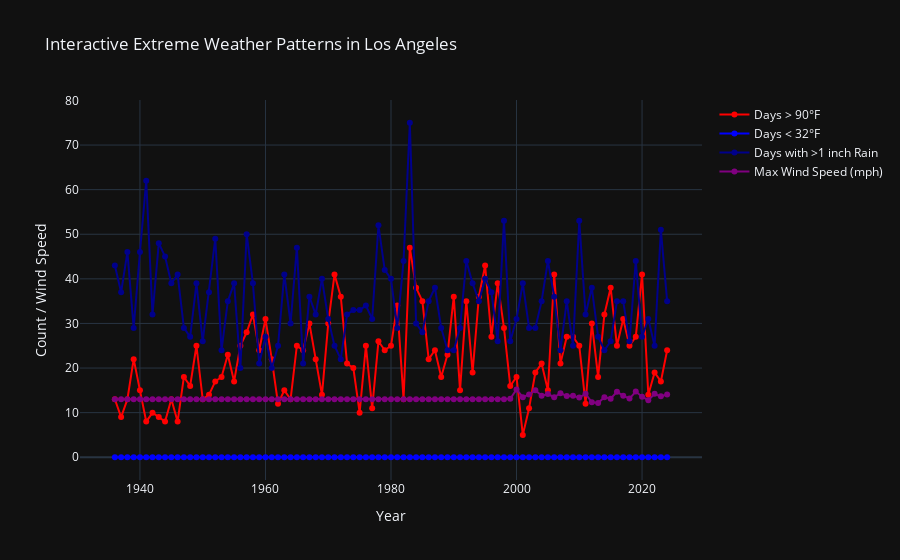

Notebook code for this chart:
### Markdown cell above
<a id="extreme-weather"></a>

<h2 style="background:#EDEAE3; padding:10px; border-radius:5px;">🌪 4. Extreme Weather Patterns Analysis</h2>

<p>Extreme weather events are key indicators of climate variability. This section examines the frequency and intensity of extreme conditions in Los Angeles, focusing on critical thresholds.</p>

### Key Metrics Analyzed:
- **Heatwaves**: Tracking the number of days above 90°F (<code>DX90</code>).  
- **Cold Events**: Identifying occurrences of temperatures below 32°F (<code>DX32</code>).  
- **Heavy Rain Events**: Analyzing days with over 1 inch of precipitation (<code>DP01</code>).  
- **Wind Speed Extremes**: Evaluating maximum wind speed patterns (<code>WSF2</code>).  

---

### Code cell
import plotly.graph_objects as go
import pandas as pd

# Compute yearly total number of days above 90°F (Heatwaves)
heatwave_trend = df.groupby("YEAR")["DX90"].sum().reset_index()

# Compute yearly total number of cold days below freezing (DX32)
cold_days_trend = df.groupby("YEAR")["DX32"].sum().reset_index()

# Compute yearly total number of heavy rain days (DP01)
heavy_rain_trend = df.groupby("YEAR")["DP01"].sum().reset_index()

# Compute yearly average of maximum wind speed (WSF2)
wind_speed_trend = df.groupby("YEAR")["WSF2"].mean().reset_index()

# Create Interactive Multi-Trend Chart
fig = go.Figure()

# Heatwave Trends
fig.add_trace(go.Scatter(x=heatwave_trend["YEAR"], y=heatwave_trend["DX90"],
                         mode="lines+markers", name="Days > 90°F", line=dict(color="red")))

# Cold Event Trends
fig.add_trace(go.Scatter(x=cold_days_trend["YEAR"], y=cold_days_trend["DX32"],
                         mode="lines+markers", name="Days < 32°F", line=dict(color="blue")))

# Heavy Rain Trends
fig.add_trace(go.Scatter(x=heavy_rain_trend["YEAR"], y=heavy_rain_trend["DP01"],
                         mode="lines+markers", name="Days with >1 inch Rain", line=dict(color="darkblue")))

# Wind Speed Trends (Now Properly Defined)
fig.add_trace(go.Scatter(x=wind_speed_trend["YEAR"], y=wind_speed_trend["WSF2"],
                         mode="lines+markers", name="Max Wind Speed (mph)", line=dict(color="purple")))

# Layout Settings
fig.update_layout(title="Interactive Extreme Weather Patterns in Los Angeles",
                  xaxis_title="Year", yaxis_title="Count / Wind Speed",
                  template="plotly_dark", hovermode="x")

# Show Interactive Plot
fig.show()

### Figure 1 — Plotly figure (JSON) as saved in the notebook; plotly's stock layout.template omitted (floating-point values rounded to 4 significant figures)
{"data": [{"line": {"color": "red"}, "mode": "lines+markers", "name": "Days > 90°F", "type": "scatter", "x": [1936, 1937, 1938, 1939, 1940, 1941, 1942, 1943, 1944, 1945, 1946, 1947, 1948, 1949, 1950, 1951, 1952, 1953, 1954, 1955, 1956, 1957, 1958, 1959, 1960, 1961, 1962, 1963, 1964, 1965, 1966, 1967, 1968, 1969, 1970, 1971, 1972, 1973, 1974, 1975, 1976, 1977, 1978, 1979, 1980, 1981, 1982, 1983, 1984, 1985, 1986, 1987, 1988, 1989, 1990, 1991, 1992, 1993, 1994, 1995, 1996, 1997, 1998, 1999, 2000, 2001, 2002, 2003, 2004, 2005, 2006, 2007, 2008, 2009, 2010, 2011, 2012, 2013, 2014, 2015, 2016, 2017, 2018, 2019, 2020, 2021, 2022, 2023, 2024], "y": [13, 9, 13, 22, 15, 8, 10, 9, 8, 13, 8, 18, 16, 25, 13, 14, 17, 18, 23, 17, 25, 28, 32, 24, 31, 22, 12, 15, 13, 25, 24, 30, 22, 14, 30, 41, 36, 21, 20, 10, 25, 11, 26, 24, 25, 34, 13, 47, 38, 35, 22, 24, 18, 23, 36, 15, 35, 19, 36, 43, 27, 39, 29, 16, 18, 5, 11, 19, 21, 15, 41, 21, 27, 27, 25, 12, 30, 18, 32, 38, 25, 31, 25, 27, 41, 14, 19, 17, 24]}, {"line": {"color": "blue"}, "mode": "lines+markers", "name": "Days < 32°F", "type": "scatter", "x": [1936, 1937, 1938, 1939, 1940, 1941, 1942, 1943, 1944, 1945, 1946, 1947, 1948, 1949, 1950, 1951, 1952, 1953, 1954, 1955, 1956, 1957, 1958, 1959, 1960, 1961, 1962, 1963, 1964, 1965, 1966, 1967, 1968, 1969, 1970, 1971, 1972, 1973, 1974, 1975, 1976, 1977, 1978, 1979, 1980, 1981, 1982, 1983, 1984, 1985, 1986, 1987, 1988, 1989, 1990, 1991, 1992, 1993, 1994, 1995, 1996, 1997, 1998, 1999, 2000, 2001, 2002, 2003, 2004, 2005, 2006, 2007, 2008, 2009, 2010, 2011, 2012, 2013, 2014, 2015, 2016, 2017, 2018, 2019, 2020, 2021, 2022, 2023, 2024], "y": [0, 0, 0, 0, 0, 0, 0, 0, 0, 0, 0, 0, 0, 0, 0, 0, 0, 0, 0, 0, 0, 0, 0, 0, 0, 0, 0, 0, 0, 0, 0, 0, 0, 0, 0, 0, 0, 0, 0, 0, 0, 0, 0, 0, 0, 0, 0, 0, 0, 0, 0, 0, 0, 0, 0, 0, 0, 0, 0, 0, 0, 0, 0, 0, 0, 0, 0, 0, 0, 0, 0, 0, 0, 0, 0, 0, 0, 0, 0, 0, 0, 0, 0, 0, 0, 0, 0, 0, 0]}, {"line": {"color": "darkblue"}, "mode": "lines+markers", "name": "Days with >1 inch Rain", "type": "scatter", "x": [1936, 1937, 1938, 1939, 1940, 1941, 1942, 1943, 1944, 1945, 1946, 1947, 1948, 1949, 1950, 1951, 1952, 1953, 1954, 1955, 1956, 1957, 1958, 1959, 1960, 1961, 1962, 1963, 1964, 1965, 1966, 1967, 1968, 1969, 1970, 1971, 1972, 1973, 1974, 1975, 1976, 1977, 1978, 1979, 1980, 1981, 1982, 1983, 1984, 1985, 1986, 1987, 1988, 1989, 1990, 1991, 1992, 1993, 1994, 1995, 1996, 1997, 1998, 1999, 2000, 2001, 2002, 2003, 2004, 2005, 2006, 2007, 2008, 2009, 2010, 2011, 2012, 2013, 2014, 2015, 2016, 2017, 2018, 2019, 2020, 2021, 2022, 2023, 2024], "y": [43, 37, 46, 29, 46, 62, 32, 48, 45, 39, 41, 29, 27, 39, 26, 37, 49, 24, 35, 39, 20, 50, 39, 21, 27, 20, 25, 41, 30, 47, 21, 36, 32, 40, 31, 25, 22, 32, 33, 33, 34, 31, 52, 42, 40, 29, 44, 75, 30, 28, 35, 38, 29, 24, 24, 29, 44, 39, 35, 40, 37, 26, 53, 26, 31, 39, 29, 29, 35, 44, 36, 24, 35, 25, 53, 32, 38, 27, 24, 26, 35, 35, 26, 44, 27, 31, 25, 51, 35]}, {"line": {"color": "purple"}, "mode": "lines+markers", "name": "Max Wind Speed (mph)", "type": "scatter", "x": [1936, 1937, 1938, 1939, 1940, 1941, 1942, 1943, 1944, 1945, 1946, 1947, 1948, 1949, 1950, 1951, 1952, 1953, 1954, 1955, 1956, 1957, 1958, 1959, 1960, 1961, 1962, 1963, 1964, 1965, 1966, 1967, 1968, 1969, 1970, 1971, 1972, 1973, 1974, 1975, 1976, 1977, 1978, 1979, 1980, 1981, 1982, 1983, 1984, 1985, 1986, 1987, 1988, 1989, 1990, 1991, 1992, 1993, 1994, 1995, 1996, 1997, 1998, 1999, 2000, 2001, 2002, 2003, 2004, 2005, 2006, 2007, 2008, 2009, 2010, 2011, 2012, 2013, 2014, 2015, 2016, 2017, 2018, 2019, 2020, 2021, 2022, 2023, 2024], "y": [13, 13, 13, 13, 13, 13, 13, 13, 13, 13, 13, 13, 13, 13, 13, 13, 13, 13, 13, 13, 13, 13, 13, 13, 13, 13, 13, 13, 13, 13, 13, 13, 13, 13, 13, 13, 13, 13, 13, 13, 13, 13, 13, 13, 13, 13, 13, 13, 13, 13, 13, 13, 13, 13, 13, 13, 13, 13, 13, 13, 13, 13, 13, 13.09, 15.2, 13.47, 14.07, 15.03, 13.81, 14.18, 13.46, 14.36, 13.72, 13.77, 13.38, 14.23, 12.32, 12.16, 13.47, 13.14, 14.66, 13.81, 13.16, 14.73, 13.57, 12.8, 14.22, 13.66, 14.09]}], "layout": {"autosize": true, "hovermode": "x", "title": {"text": "Interactive Extreme Weather Patterns in Los Angeles"}, "xaxis": {"autorange": true, "range": [1931.0, 2029.0], "title": {"text": "Year"}, "type": "linear"}, "yaxis": {"autorange": true, "range": [-6.189, 81.19], "title": {"text": "Count / Wind Speed"}, "type": "linear"}}}
